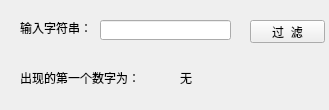
<?xml version="1.0" encoding="UTF-8"?>
<ui version="4.0">
 <class>Widget</class>
 <widget class="QWidget" name="Widget">
  <property name="geometry">
   <rect>
    <x>0</x>
    <y>0</y>
    <width>329</width>
    <height>110</height>
   </rect>
  </property>
  <property name="windowTitle">
   <string>Widget</string>
  </property>
  <widget class="QLabel" name="label">
   <property name="geometry">
    <rect>
     <x>20</x>
     <y>20</y>
     <width>81</width>
     <height>16</height>
    </rect>
   </property>
   <property name="text">
    <string>输入字符串：</string>
   </property>
  </widget>
  <widget class="QLineEdit" name="lineEdit">
   <property name="geometry">
    <rect>
     <x>100</x>
     <y>20</y>
     <width>131</width>
     <height>20</height>
    </rect>
   </property>
  </widget>
  <widget class="QPushButton" name="pushButton">
   <property name="geometry">
    <rect>
     <x>250</x>
     <y>20</y>
     <width>75</width>
     <height>23</height>
    </rect>
   </property>
   <property name="text">
    <string>过  滤</string>
   </property>
  </widget>
  <widget class="QLabel" name="label_2">
   <property name="geometry">
    <rect>
     <x>20</x>
     <y>70</y>
     <width>151</width>
     <height>16</height>
    </rect>
   </property>
   <property name="text">
    <string>出现的第一个数字为：</string>
   </property>
  </widget>
  <widget class="QLabel" name="labelNum">
   <property name="geometry">
    <rect>
     <x>180</x>
     <y>70</y>
     <width>54</width>
     <height>16</height>
    </rect>
   </property>
   <property name="text">
    <string>无</string>
   </property>
  </widget>
 </widget>
 <layoutdefault spacing="6" margin="11"/>
 <resources/>
 <connections/>
</ui>
